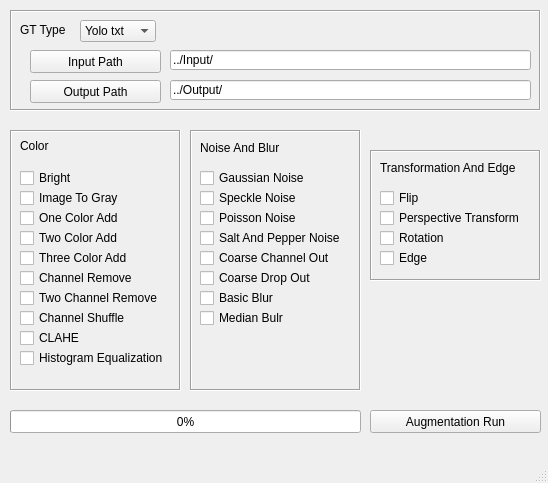
<?xml version="1.0" encoding="UTF-8"?>
<ui version="4.0">
 <class>MainWindow</class>
 <widget class="QMainWindow" name="MainWindow">
  <property name="geometry">
   <rect>
    <x>0</x>
    <y>0</y>
    <width>548</width>
    <height>483</height>
   </rect>
  </property>
  <property name="windowTitle">
   <string>Augmentation</string>
  </property>
  <property name="windowIcon">
   <iconset>
    <normaloff>../../../Desktop/사무실/워너버스이노베이션 로고.png</normaloff>../../../Desktop/사무실/워너버스이노베이션 로고.png</iconset>
  </property>
  <widget class="QWidget" name="centralwidget">
   <widget class="QFrame" name="frame_9">
    <property name="geometry">
     <rect>
      <x>370</x>
      <y>150</y>
      <width>171</width>
      <height>131</height>
     </rect>
    </property>
    <property name="frameShape">
     <enum>QFrame::Box</enum>
    </property>
    <property name="frameShadow">
     <enum>QFrame::Sunken</enum>
    </property>
    <widget class="QLabel" name="label_4">
     <property name="geometry">
      <rect>
       <x>10</x>
       <y>10</y>
       <width>151</width>
       <height>16</height>
      </rect>
     </property>
     <property name="text">
      <string>Transformation And Edge</string>
     </property>
    </widget>
    <widget class="QCheckBox" name="F_CB">
     <property name="geometry">
      <rect>
       <x>10</x>
       <y>40</y>
       <width>81</width>
       <height>16</height>
      </rect>
     </property>
     <property name="text">
      <string>Flip</string>
     </property>
    </widget>
    <widget class="QCheckBox" name="R_CB">
     <property name="geometry">
      <rect>
       <x>10</x>
       <y>80</y>
       <width>111</width>
       <height>16</height>
      </rect>
     </property>
     <property name="text">
      <string>Rotation</string>
     </property>
    </widget>
    <widget class="QCheckBox" name="PT_CB">
     <property name="geometry">
      <rect>
       <x>10</x>
       <y>60</y>
       <width>151</width>
       <height>16</height>
      </rect>
     </property>
     <property name="text">
      <string>Perspective Transform</string>
     </property>
    </widget>
    <widget class="QCheckBox" name="E_CB">
     <property name="geometry">
      <rect>
       <x>10</x>
       <y>100</y>
       <width>111</width>
       <height>16</height>
      </rect>
     </property>
     <property name="text">
      <string>Edge</string>
     </property>
    </widget>
   </widget>
   <widget class="QFrame" name="frame_10">
    <property name="geometry">
     <rect>
      <x>190</x>
      <y>130</y>
      <width>171</width>
      <height>261</height>
     </rect>
    </property>
    <property name="frameShape">
     <enum>QFrame::Box</enum>
    </property>
    <property name="frameShadow">
     <enum>QFrame::Sunken</enum>
    </property>
    <widget class="QLabel" name="label_9">
     <property name="geometry">
      <rect>
       <x>10</x>
       <y>10</y>
       <width>91</width>
       <height>16</height>
      </rect>
     </property>
     <property name="text">
      <string>Noise And Blur</string>
     </property>
    </widget>
    <widget class="QCheckBox" name="GN_CB">
     <property name="geometry">
      <rect>
       <x>10</x>
       <y>40</y>
       <width>131</width>
       <height>16</height>
      </rect>
     </property>
     <property name="text">
      <string>Gaussian Noise</string>
     </property>
    </widget>
    <widget class="QCheckBox" name="PN_CB">
     <property name="geometry">
      <rect>
       <x>10</x>
       <y>80</y>
       <width>111</width>
       <height>16</height>
      </rect>
     </property>
     <property name="text">
      <string>Poisson Noise</string>
     </property>
    </widget>
    <widget class="QCheckBox" name="CDO_CB">
     <property name="geometry">
      <rect>
       <x>10</x>
       <y>140</y>
       <width>121</width>
       <height>16</height>
      </rect>
     </property>
     <property name="text">
      <string>Coarse Drop Out</string>
     </property>
    </widget>
    <widget class="QCheckBox" name="CCO_CB">
     <property name="geometry">
      <rect>
       <x>10</x>
       <y>120</y>
       <width>151</width>
       <height>16</height>
      </rect>
     </property>
     <property name="text">
      <string>Coarse Channel Out</string>
     </property>
    </widget>
    <widget class="QCheckBox" name="SN_CB">
     <property name="geometry">
      <rect>
       <x>10</x>
       <y>60</y>
       <width>141</width>
       <height>16</height>
      </rect>
     </property>
     <property name="text">
      <string>Speckle Noise</string>
     </property>
    </widget>
    <widget class="QCheckBox" name="SAP_CB">
     <property name="geometry">
      <rect>
       <x>10</x>
       <y>100</y>
       <width>151</width>
       <height>16</height>
      </rect>
     </property>
     <property name="text">
      <string>Salt And Pepper Noise</string>
     </property>
    </widget>
    <widget class="QCheckBox" name="BB_CB">
     <property name="geometry">
      <rect>
       <x>10</x>
       <y>160</y>
       <width>121</width>
       <height>16</height>
      </rect>
     </property>
     <property name="text">
      <string>Basic Blur</string>
     </property>
    </widget>
    <widget class="QCheckBox" name="MB_CB">
     <property name="geometry">
      <rect>
       <x>10</x>
       <y>180</y>
       <width>121</width>
       <height>16</height>
      </rect>
     </property>
     <property name="text">
      <string>Median Bulr</string>
     </property>
    </widget>
   </widget>
   <widget class="QFrame" name="frame_11">
    <property name="geometry">
     <rect>
      <x>10</x>
      <y>130</y>
      <width>171</width>
      <height>261</height>
     </rect>
    </property>
    <property name="frameShape">
     <enum>QFrame::Box</enum>
    </property>
    <property name="frameShadow">
     <enum>QFrame::Sunken</enum>
    </property>
    <widget class="QLabel" name="label_20">
     <property name="geometry">
      <rect>
       <x>10</x>
       <y>10</y>
       <width>56</width>
       <height>12</height>
      </rect>
     </property>
     <property name="text">
      <string>Color</string>
     </property>
    </widget>
    <widget class="QCheckBox" name="Bright_CB">
     <property name="geometry">
      <rect>
       <x>10</x>
       <y>40</y>
       <width>81</width>
       <height>16</height>
      </rect>
     </property>
     <property name="text">
      <string>Bright</string>
     </property>
    </widget>
    <widget class="QCheckBox" name="OCA_CB">
     <property name="geometry">
      <rect>
       <x>10</x>
       <y>80</y>
       <width>111</width>
       <height>16</height>
      </rect>
     </property>
     <property name="text">
      <string>One Color Add</string>
     </property>
    </widget>
    <widget class="QCheckBox" name="TCA_CB">
     <property name="geometry">
      <rect>
       <x>10</x>
       <y>100</y>
       <width>121</width>
       <height>16</height>
      </rect>
     </property>
     <property name="text">
      <string>Two Color Add</string>
     </property>
    </widget>
    <widget class="QCheckBox" name="T3CA_CB">
     <property name="geometry">
      <rect>
       <x>10</x>
       <y>120</y>
       <width>121</width>
       <height>16</height>
      </rect>
     </property>
     <property name="text">
      <string>Three Color Add</string>
     </property>
    </widget>
    <widget class="QCheckBox" name="To_Gray_CB">
     <property name="geometry">
      <rect>
       <x>10</x>
       <y>60</y>
       <width>111</width>
       <height>16</height>
      </rect>
     </property>
     <property name="text">
      <string>Image To Gray</string>
     </property>
    </widget>
    <widget class="QCheckBox" name="TCR_CB">
     <property name="geometry">
      <rect>
       <x>10</x>
       <y>160</y>
       <width>151</width>
       <height>16</height>
      </rect>
     </property>
     <property name="text">
      <string>Two Channel Remove</string>
     </property>
    </widget>
    <widget class="QCheckBox" name="CS_CB">
     <property name="geometry">
      <rect>
       <x>10</x>
       <y>180</y>
       <width>151</width>
       <height>16</height>
      </rect>
     </property>
     <property name="text">
      <string>Channel Shuffle</string>
     </property>
    </widget>
    <widget class="QCheckBox" name="CLAHE_CB">
     <property name="geometry">
      <rect>
       <x>10</x>
       <y>200</y>
       <width>121</width>
       <height>16</height>
      </rect>
     </property>
     <property name="text">
      <string>CLAHE</string>
     </property>
    </widget>
    <widget class="QCheckBox" name="CR_CB">
     <property name="geometry">
      <rect>
       <x>10</x>
       <y>140</y>
       <width>131</width>
       <height>16</height>
      </rect>
     </property>
     <property name="text">
      <string>Channel Remove</string>
     </property>
    </widget>
    <widget class="QCheckBox" name="HE_CB">
     <property name="geometry">
      <rect>
       <x>10</x>
       <y>220</y>
       <width>151</width>
       <height>16</height>
      </rect>
     </property>
     <property name="text">
      <string>Histogram Equalization</string>
     </property>
    </widget>
   </widget>
   <widget class="QFrame" name="frame_2">
    <property name="geometry">
     <rect>
      <x>10</x>
      <y>10</y>
      <width>531</width>
      <height>101</height>
     </rect>
    </property>
    <property name="frameShape">
     <enum>QFrame::Box</enum>
    </property>
    <property name="frameShadow">
     <enum>QFrame::Sunken</enum>
    </property>
    <widget class="QComboBox" name="GT_Type_COMB">
     <property name="geometry">
      <rect>
       <x>70</x>
       <y>10</y>
       <width>76</width>
       <height>22</height>
      </rect>
     </property>
     <item>
      <property name="text">
       <string>Yolo txt</string>
      </property>
     </item>
     <item>
      <property name="text">
       <string>TF csv</string>
      </property>
     </item>
     <item>
      <property name="text">
       <string>Pascal Xml</string>
      </property>
     </item>
    </widget>
    <widget class="QLineEdit" name="Image_Directory_LE">
     <property name="geometry">
      <rect>
       <x>160</x>
       <y>40</y>
       <width>361</width>
       <height>20</height>
      </rect>
     </property>
     <property name="text">
      <string>../Input/</string>
     </property>
    </widget>
    <widget class="QPushButton" name="Image_Directory_B">
     <property name="geometry">
      <rect>
       <x>20</x>
       <y>40</y>
       <width>131</width>
       <height>23</height>
      </rect>
     </property>
     <property name="text">
      <string>Input Path</string>
     </property>
    </widget>
    <widget class="QLabel" name="label_38">
     <property name="geometry">
      <rect>
       <x>10</x>
       <y>10</y>
       <width>61</width>
       <height>20</height>
      </rect>
     </property>
     <property name="text">
      <string>GT Type</string>
     </property>
    </widget>
    <widget class="QLineEdit" name="Output_Directory_LE">
     <property name="geometry">
      <rect>
       <x>160</x>
       <y>70</y>
       <width>361</width>
       <height>20</height>
      </rect>
     </property>
     <property name="text">
      <string>../Output/</string>
     </property>
    </widget>
    <widget class="QPushButton" name="Output_Directory_B">
     <property name="geometry">
      <rect>
       <x>20</x>
       <y>70</y>
       <width>131</width>
       <height>23</height>
      </rect>
     </property>
     <property name="text">
      <string>Output Path</string>
     </property>
    </widget>
   </widget>
   <widget class="QPushButton" name="Run_B">
    <property name="geometry">
     <rect>
      <x>370</x>
      <y>410</y>
      <width>171</width>
      <height>23</height>
     </rect>
    </property>
    <property name="text">
     <string>Augmentation Run</string>
    </property>
   </widget>
   <widget class="QProgressBar" name="progressBar">
    <property name="geometry">
     <rect>
      <x>10</x>
      <y>410</y>
      <width>351</width>
      <height>23</height>
     </rect>
    </property>
    <property name="value">
     <number>0</number>
    </property>
   </widget>
  </widget>
  <widget class="QMenuBar" name="menubar">
   <property name="geometry">
    <rect>
     <x>0</x>
     <y>0</y>
     <width>548</width>
     <height>21</height>
    </rect>
   </property>
  </widget>
  <widget class="QStatusBar" name="statusbar"/>
 </widget>
 <resources/>
 <connections/>
</ui>
